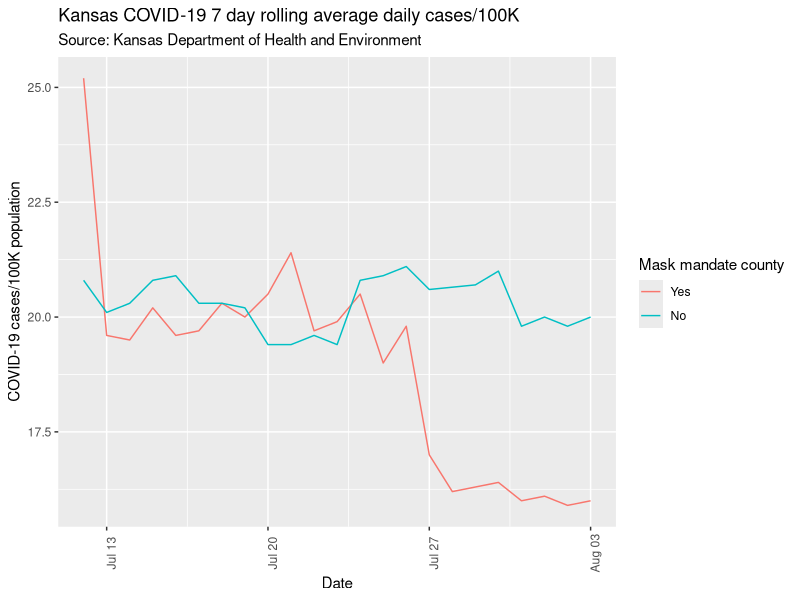

This figure's R source:
## ---- chunk 1
library(tidyverse) 
library(lubridate)
## ---- chunk 2
mask_data <- tribble(
  ~date, ~count, ~mask,
  "12/7/2020", 25.2, "mask",
  "13/7/2020", 19.6, "mask",
  "14/7/2020", 19.5, "mask",
  "15/7/2020", 20.2, "mask",
  "16/7/2020", 19.6, "mask",
  "17/7/2020", 19.7, "mask",
  "18/7/2020", 20.3, "mask",
  "19/7/2020", 20, "mask",
  "20/7/2020", 20.5, "mask",
  "21/7/2020", 21.4, "mask",
  "22/7/2020", 19.7, "mask",
  "23/7/2020", 19.9, "mask",
  "24/7/2020", 20.5, "mask",
  "25/7/2020", 19, "mask",
  "26/7/2020", 19.8, "mask",
  "27/7/2020", 17, "mask",
  "28/7/2020", 16.2, "mask",
  "29/7/2020", 16.3, "mask",
  "30/7/2020", 16.4, "mask",
  "31/7/2020", 16, "mask",
  "01/8/2020", 16.1, "mask",
  "02/8/2020", 15.9, "mask",
  "03/8/2020", 16, "mask",
  "12/7/2020", 20.8, "no_mask",
  "13/7/2020", 20.1, "no_mask",
  "14/7/2020", 20.3, "no_mask",
  "15/7/2020", 20.8, "no_mask",
  "16/7/2020", 20.9, "no_mask",
  "17/7/2020", 20.3, "no_mask",
  "18/7/2020", 20.3, "no_mask",
  "19/7/2020", 20.2, "no_mask",
  "20/7/2020", 19.4, "no_mask",
  "21/7/2020", 19.4, "no_mask",
  "22/7/2020", 19.6, "no_mask",
  "23/7/2020", 19.4, "no_mask",
  "24/7/2020", 20.8, "no_mask",
  "25/7/2020", 20.9, "no_mask",
  "26/7/2020", 21.1, "no_mask",
  "27/7/2020", 20.6, "no_mask",
  "28/7/2020", 20.65, "no_mask",
  "29/7/2020", 20.7, "no_mask",
  "30/7/2020", 21, "no_mask",
  "31/7/2020", 19.8, "no_mask",
  "01/8/2020", 20, "no_mask",
  "02/8/2020", 19.8, "no_mask",
  "03/8/2020", 20, "no_mask",
)

## ---- chunk 3
new_mask <- mask_data %>% 
  mutate(date = dmy(date)) %>% 
  arrange(date) 

unique(new_mask$date)
head(new_mask$date)
## ---- chunk 4
#mask_data %>% 
#  mutate(date = as.Date(date)) %>%
  #separate(date, c('date', 'month', 'year'), remove = TRUE,
  #convert = FALSE) %>%
  #arrange(month, date) %>%

new_mask %>% 
ggplot(mapping = aes(x= date, y=count, colour = mask, group = mask)) +
  geom_line() +
  theme(axis.text.x = element_text(angle = 90)) +
  labs(x = "Date",
       y = "COVID-19 cases/100K population",
       title = "Kansas COVID-19 7 day rolling average daily cases/100K",
       subtitle = "Source: Kansas Department of Health and Environment",
       colour = "Mask mandate county") +
  scale_colour_discrete(labels = c("Yes", "No"))
